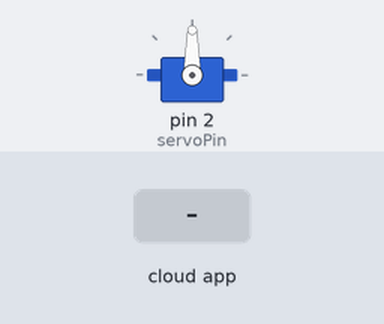
Simulated run of this sketch. Board: Arduino Uno, built with avr-gcc and run on an emulated ATmega328P. On the bench: servo. The inputs (shaded band) are chosen by the test bench. The ROS host is connected and sends only what is stated.

Above: at 1.2 s.
1.3 s: the phone or cloud app sets string_command to drop
At 3.1 s:
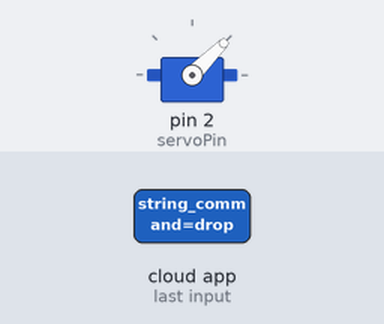
At 4.0 s:
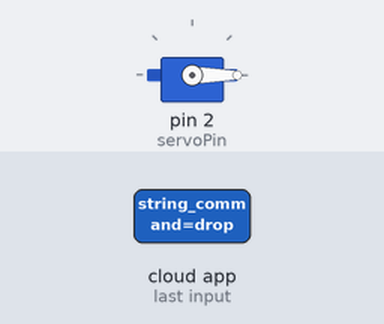
Timing chart, 0 to 10.3 s (numbered marks = the images above; inputs shaded):
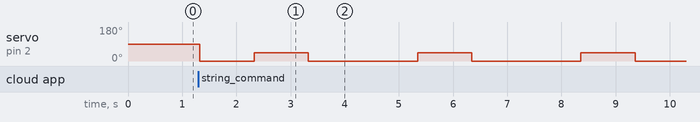

Measured:
- after the input at 1.3 s, servo on pin 2 (servoPin): 90° → 0° at once, then repeats every 3.0 s: 45° 1.0 s, 0° 2.0 s

The sketch:

seed_draft.ino
```cpp
#include "ros.h"
#include <std_msgs/String.h>
#include<Servo.h>

int hasMsgSeed = 0;
int servoPin = 2;
String seed_trigger = "";

ros::NodeHandle nh;
std_msgs::String auto_seed;
Servo myServo;

void seedCb(const std_msgs::String &auto_seed){
  seed_trigger = auto_seed.data;
}

ros::Subscriber<std_msgs::String>subSeed("/string_command", seedCb);


void setup() {
  // put your setup code here, to run once:
  myServo.attach(servoPin);
  nh.initNode();
  nh.subscribe(subSeed);
}

void loop() {
  // put your main code here, to run repeatedly:
    if(seed_trigger == "drop"){
      myServo.write(0);
      delay(1000);
      myServo.write(45);
      delay(1000);
      myServo.write(0);
      delay(1000);
      seed_trigger == "no drop";
    }

  nh.spinOnce();
  delay(15);
}
```
